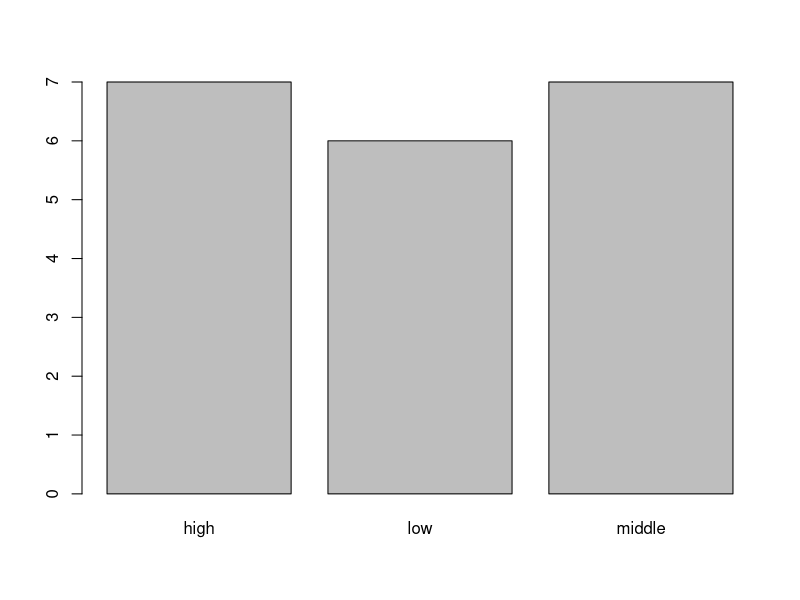
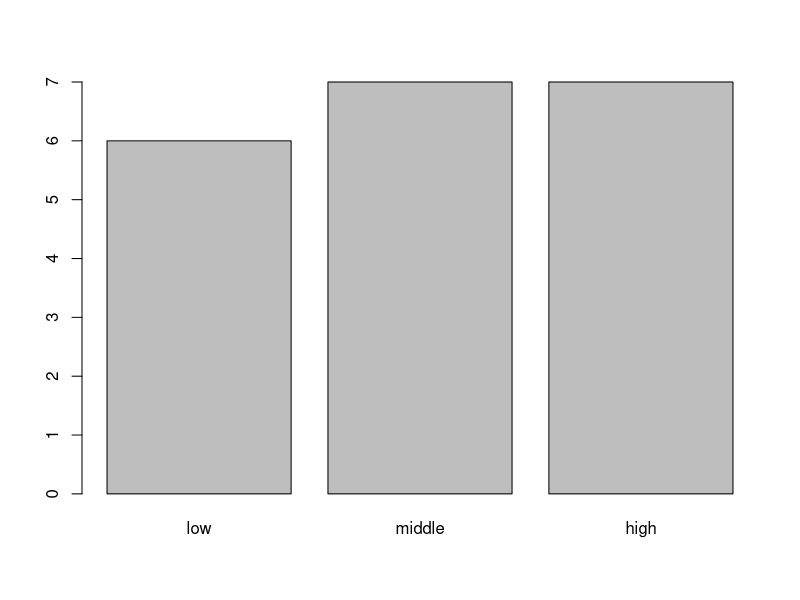
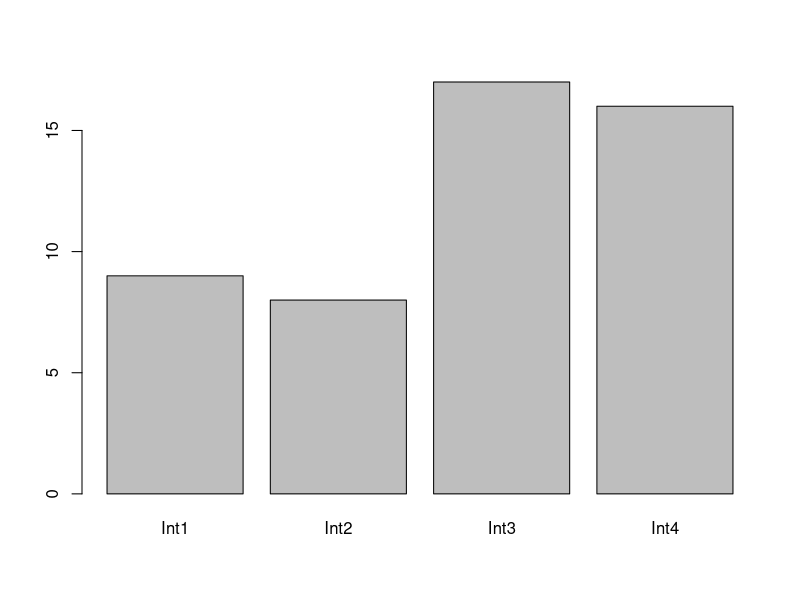
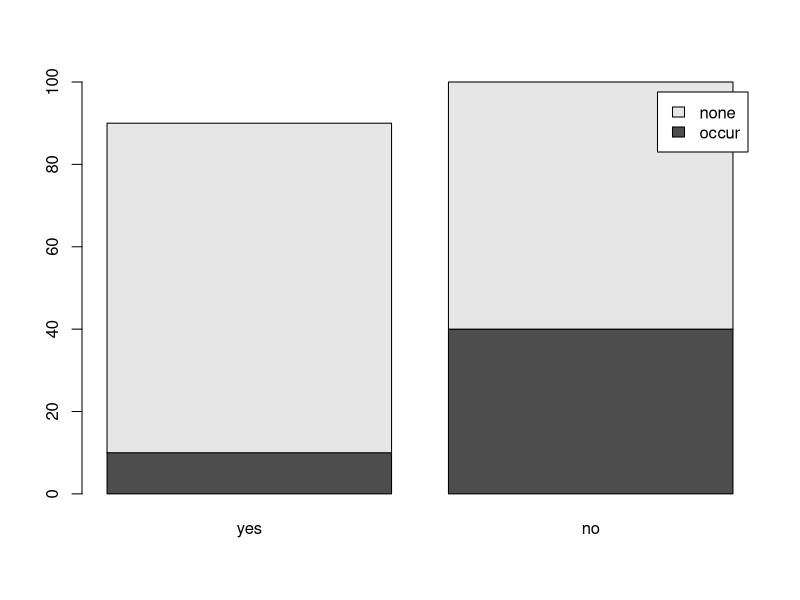

The R script that drew these images, in order:

## 3.1------------------------------------------------------------------------
1
"korea"
"1"


1+2
(3+4)/5
2^(1/2)


3 > 5
5 >3
4 == 4
4 !=3


(3 >5) && (5>3)
(3>1) || (5>3) 
(1!=0) || ( 2 >1)


a <- 1:10
a[a>5 & a<8]


a


a <- 123


a


b <- 356


## 3.2.------------------------------------------------------------------------
a <- c(1, 3, "ab", "b")
a


## 3.2.1------------------------------------------------------------------------
height <- c(134, 145, 139, 140, 141)
is.vector(height)


a <- 1:5
a
b <- seq(20, 5, by = -2)
b
bb <- seq(20, 5, length=7)
bb
c <- rep(c("M", "F"), c(3, 2))
c


height
length(height)
height[1]
height[5]
height[c(1,2,5)]


vec <- c(5,6,7,8,9)
sqrt(vec)
paste0("file", vec)
sqrt(vec[c(1,2,5)])


a <- c(-1, 1, 1)
b <- c(1,2,3,4,5,6)
a
b
a+b


## 3.2.2------------------------------------------------------------------------
b <- c(1,2,3,4,5,6)
b[b>3]
b[c(1,2,4)]
b[-c(1,3,4)]
b[]



names(b) <- LETTERS[1:6]
b


b[c("A", "C")]


b <- c(1, 2, 3, 4, 5, 6, 7, 8, 9, 10)
i <- c(1,2,3)
b[i^2]


## 3.2.3------------------------------------------------------------------------
b <- c(1, 2, 3, 4, 5, 6, 7, 8, 9, 10)
b[c(4,5,7)]
b[c(4,5,7)] <- c(44, 55, 77)
b
b[b>9]<-c(99,99, 99, 99)
b


b<-b[-10]
b


bb<-1:10
bb <- bb[-length(bb)]
bb


## 3.2.4------------------------------------------------------------------------
a <- c(3, 5, 1, 6)
sort(a)
sort(a, decreasing=TRUE)


order(a)
a[order(a)]
a[order(a, decreasing=TRUE)]


## 3.2.5------------------------------------------------------------------------
a <- c(135, 140, 145, 136, 135)
b <- c("A", "B", "A", "B", "C")
df <-data.frame(a, b)
class(df)
df


df1 <- data.frame(NameA=a, NameB=b)
df1


length(df)


## ------------------------------------------------------------------------
dim(df)
ncol(df)
nrow(df)


## ------------------------------------------------------------------------
names(df)
row.names(df)


## ------------------------------------------------------------------------
str(df)


## ------------------------------------------------------------------------
attributes(df)


## ------------------------------------------------------------------------
names(df)[2] <- "bb"
df


## ------------------------------------------------------------------------
df
df[2, 1]


## ------------------------------------------------------------------------
df[2,1] <- 21
df


## ----eval=FALSE----------------------------------------------------------
## df[2:5, ]


## ------------------------------------------------------------------------
df[2:5, ]
df


## ----eval=FALSE----------------------------------------------------------
## df[, -2]


## ------------------------------------------------------------------------
df[,-2]


## ------------------------------------------------------------------------
df[, 1]


## ------------------------------------------------------------------------
names(df)


## ------------------------------------------------------------------------
df['bb']


## ------------------------------------------------------------------------
df$bb


## ------------------------------------------------------------------------
x <- 'bb'
df$x


## ------------------------------------------------------------------------
x <- 'bb'
df[, x]


## ------------------------------------------------------------------------
x <- 'bb'
df[, x, drop=FALSE] 


## ------------------------------------------------------------------------
df
cc<- 11:15
df1 <- cbind(df, cc)
df1
df$cc <- cc
df


## ------------------------------------------------------------------------
df <- df[,-2]
df


## ------------------------------------------------------------------------
df$a <-NULL
df


## ------------------------------------------------------------------------
a <- c(3,5, 2, 1, 6)
b <- letters[1:5]
c <- 15:11
df <- data.frame(a,b,c)
df
df[order(c),]
df[order(a, decreasing=TRUE),]


## 3.2.6------------------------------------------------------------------------
fac1 <- factor(c("M", "F", "F","M"))
fac2 <- factor(c(1,2,1,1,2,3))
fac1
fac2


## ------------------------------------------------------------------------
attributes(fac1)


## ------------------------------------------------------------------------
levels(fac1)


## ----eval=FALSE----------------------------------------------------------
## sample(x, size, replace = FALSE)


## ----size='footnotesize'-------------------------------------------------
set.seed(1)
fac3 <- factor(sample(c("high", "middle", "low"), 20, replace=TRUE))
fac3
levels(fac3)


## ------------------------------------------------------------------------
table(fac3)


## ----out.width='0.6\\textwidth', fig.align='center'----------------------
barplot(table(fac3))


## ----tidy=FALSE----------------------------------------------------------
fac3
fac4 <- factor(fac3, levels=c("low", "middle", "high"), 
               ordered=TRUE)


## ----out.width='0.6\\textwidth', fig.align='center'----------------------
table(fac4)
barplot(table(fac4))


## ------------------------------------------------------------------------
fac5 <- factor(sample(c(1,0), 20, replace=T))
fac5
table(fac5)


## ------------------------------------------------------------------------
levels(fac5)
fac6 <- factor(fac5, labels=c("abs", "pre"))
fac6


## ------------------------------------------------------------------------
ran <-sample(1:100, 50, replace=FALSE)


## ----size='scriptsize'---------------------------------------------------
cut(ran, breaks=10)
cut(ran, breaks=c(-1,20, 30, 70, 101))


## ------------------------------------------------------------------------
table(cut(ran, breaks=c(-1, 20, 30, 70, 101)))


## ----out.width='0.6\\textwidth', fig.align='center', tidy=FALSE----------
ran1 <-cut(ran, breaks=c(-1,20,30, 70, 101),
          labels=c("Int1", "Int2", "Int3","Int4"))
table(ran1)
barplot(table(ran1))


## 3.2.7------------------------------------------------------------------
## rep(x, times)


## ----tidy=FALSE----------------------------------------------------------
treat <- c(rep("yes", 90), rep("no", 100))
treat <- factor(treat, levels=c("yes", "no"), 
                ordered=TRUE)
disease <- c(rep("occur", 10), rep("none",80), 
             rep("occur", 40), rep("none", 60) )
disease <- factor(disease, levels=c("occur", "none"), 
                  ordered=TRUE)
df <- data.frame(treat, disease)
head(df)


## ------------------------------------------------------------------------
tb <-table(df$treat, df$disease)
tb
class(tb)


## ------------------------------------------------------------------------
prop.table(tb)


## ------------------------------------------------------------------------
addmargins(tb)


## ------------------------------------------------------------------------
addmargins(tb, 1)
addmargins(tb, 2)


## ------------------------------------------------------------------------
pp <- addmargins(tb) * 100 /sum(tb)
pp <- round(pp,1)
pp


## ----out.width="0.6\\textwidth"------------------------------------------
barplot(t(tb), legend.text=colnames(tb))


## ----size='footnotesize'-------------------------------------------------
test1 <-chisq.test(tb)
test1
test2 <- fisher.test(tb)
test2


## ------------------------------------------------------------------------
attributes(test1)


## ------------------------------------------------------------------------
test1$p.value


## ------------------------------------------------------------------------
test1$expected


## 3.2.8------------------------------------------------------------------------
a <- c(NA, 2, 3, 5)


## ------------------------------------------------------------------------
is.na(a)


## ------------------------------------------------------------------------
a <- a[!is.na(a)]
a


## ------------------------------------------------------------------------
df <- data.frame(aa=c(NA, 4, 5, 6, 6), bb=letters[1:5])
df<- na.omit(df)
df


## ------------------------------------------------------------------------
a <- c(999, 1,3, 5, 8)
a[a==999]<-NA
a


## 3.2.9------------------------------------------------------------------------
dates <- c("2013/01/05", "2012/12/24", "2011/11/25")
dates
class(dates)
dd <- as.Date(dates)
class(dd)


dd[1]-dd[3]


date2 <- c("2010-09-30", "2009-01-15")
dd2 <- as.Date(date2)
dd2
class(dd2)


## as.Date("2013년 12월 5일")


as.Date("2013년 12월 5일", format="%Y년 %m월 %d일")


as.Date("760314", format="%y%m%d")


as.Date(34519,origin="1900-01-01")


as.POSIXct("2012-09-16 09:03:34")


library(lubridate)


ymd("2012-10-12")
ymd("20121012")
ymd("121012")
dmy("12-10-2012")
ymd("2012년 10월 12일")
dmy("12일10월2012년")


x <- c(20090101, "2009-01-02", "2009 01 03", 
"2009-1-4","2009-1, 5", "Created on 2009 1 6")
ymd(x)


tree <- ymd("2013-04-05")
year(tree)
month(tree)
month(tree, label=TRUE)
week(tree)
yday(tree)
mday(tree)
wday(tree)
wday(tree, label=TRUE)


months(tree)
months(tree, abb=TRUE)
weekdays(tree)
weekdays(tree, abb=TRUE)
quarter(tree)
julian(tree)


customers <-c("cust1", "cust2")
checkin <- ymd(c("2013-01-10", "2013-01-13"))
checkout <- ymd(c("2013-02-19", "2013-03-21"))
hotel <- data.frame(customers, checkin, checkout)
hotel
str(hotel)
is.instant(hotel$checkin)
is.instant(hotel$checkout)


hotel$stay1 <- interval(hotel$checkin, hotel$checkout)
hotel$stay2 <- hotel$checkin %--% hotel$checkout
class(hotel$stay1)
class(hotel$stay2)
hotel


int_start(hotel$stay1)
int_end(hotel$stay2)


intersect(hotel$stay1[1], hotel$stay1[2])
int_overlaps(hotel$stay1[1], hotel$stay1[2])


as.duration(hotel$stay1)


hotel$stay1/ddays(1)


hotel$stay1/dweeks(1)
hotel$stay1/dyears(1)


leap_year(2012)
leap_year(2013)


ymd("2012-01-01")+dyears(1)
ymd("2013-01-01")+dyears(1)


as.period(hotel$stay1)


ymd("2012-01-01")+dyears(1)
ymd("2013-01-01")+dyears(1)
ymd("2012-01-01")+years(1)
ymd("2013-01-01")+years(1)


ymd("2012-01-31")+months(1)


ymd("2012-01-31") %m+% months(1) #한달 후
ymd("2012-01-31") %m-% months(1) #한달 전


